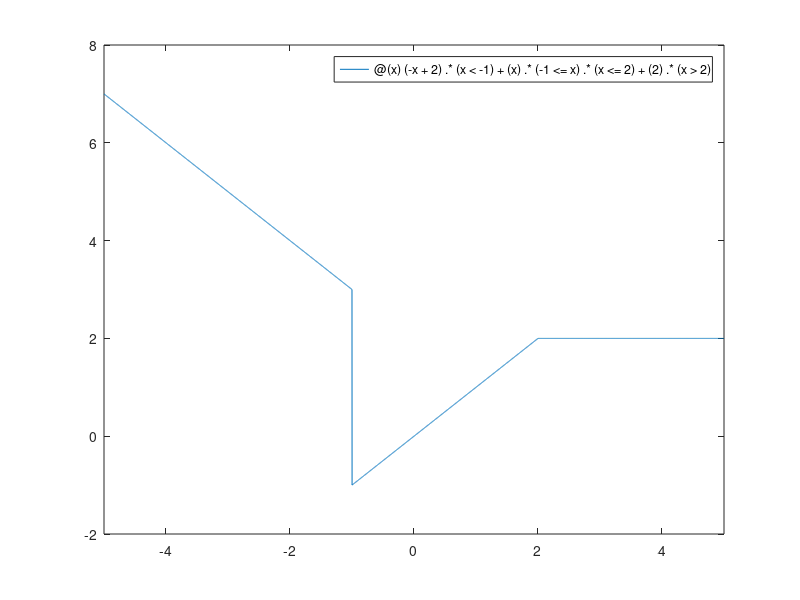

Recreate this plot in MATLAB.
% Octave Script
% Title            :Funcion real de variable real 
% Descrption       :Script para graficar 
% Authors          :Victoria Avigail Escobar Noguez 
% Date             :20212810
% Version          :1
% Usage			       :octave> /Documents/scrip octave
% Notes			       :Se requiere aplicacion Octave
%la funcion f, con dominio en todo R
%calcula f(-1),f(5)yf(6)
f=@(x) (-x+2).*(x<1)+(x).*(-1<=x).*(x<=2)+(2).*(x<2);
f(-1)
f(5)
f(6)
%estudia la continidad de f
f(3)
f(5)
fplot (@(x)(-x+2).*(x<-1)+(x).*(-1<=x).*(x<=2)+(2).*(x>2),[-5,5]);